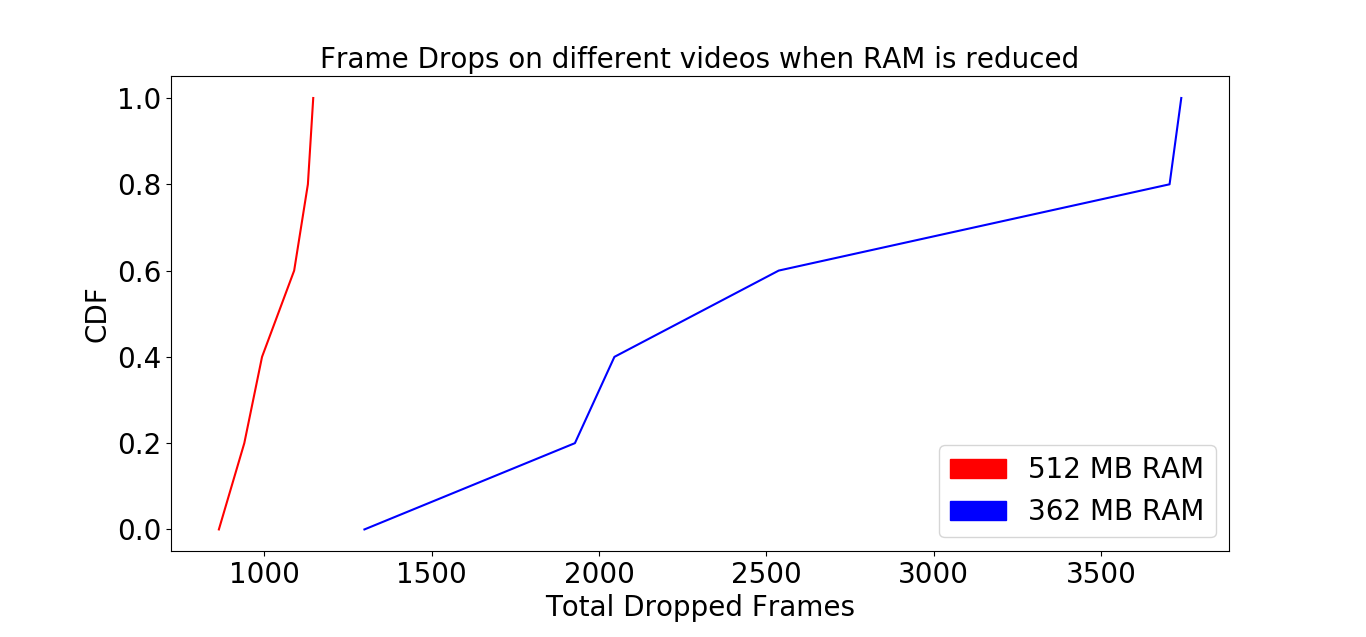

This chart was generated by the following Python code:

import matplotlib.pyplot as plt
import numpy as np
import matplotlib.patches as mpatches
roundtriptimes= [3740,3705,1928,1299,2046,2537]
roundtriptimes2 = [940,1146,864,1089,993,1130]



sortedtime = np.sort(roundtriptimes)
p = 1. * np.arange(len(roundtriptimes))/(len(roundtriptimes) - 1)

sortedtime2 = np.sort(roundtriptimes2)
p2 = 1. * np.arange(len(roundtriptimes2))/(len(roundtriptimes2) - 1)

plt.plot(sortedtime2, p2,'-r')
plt.plot(sortedtime, p,'-b')
red_patch = mpatches.Patch(color='red', label='512 MB RAM')
blue_patch = mpatches.Patch(color='blue', label='362 MB RAM')




plt.tick_params(labelsize=20)
plt.subplots_adjust( bottom=0.135)
plt.legend(handles=[red_patch,blue_patch],fontsize = 20)


plt.xlabel('Total Dropped Frames',fontsize = 20)
plt.ylabel('CDF',fontsize = 20)
plt.title('Frame Drops on different videos when RAM is reduced',fontsize = 20)
plt.show()
